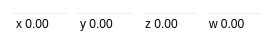
<?xml version="1.0" encoding="UTF-8"?>
<ui version="4.0">
 <class>ConstantVector</class>
 <widget class="QWidget" name="ConstantVector">
  <property name="geometry">
   <rect>
    <x>0</x>
    <y>0</y>
    <width>274</width>
    <height>52</height>
   </rect>
  </property>
  <property name="sizePolicy">
   <sizepolicy hsizetype="Fixed" vsizetype="Preferred">
    <horstretch>0</horstretch>
    <verstretch>0</verstretch>
   </sizepolicy>
  </property>
  <property name="maximumSize">
   <size>
    <width>274</width>
    <height>16777215</height>
   </size>
  </property>
  <property name="windowTitle">
   <string>Form</string>
  </property>
  <property name="styleSheet">
   <string notr="true">background-color: rgba(0,0,0,0);</string>
  </property>
  <layout class="QVBoxLayout" name="verticalLayout">
   <item>
    <layout class="QHBoxLayout" name="horizontalLayout">
     <item>
      <widget class="QDoubleSpinBox" name="spin_x">
       <property name="minimumSize">
        <size>
         <width>50</width>
         <height>26</height>
        </size>
       </property>
       <property name="maximumSize">
        <size>
         <width>60</width>
         <height>16777215</height>
        </size>
       </property>
       <property name="buttonSymbols">
        <enum>QAbstractSpinBox::NoButtons</enum>
       </property>
       <property name="prefix">
        <string>x </string>
       </property>
       <property name="minimum">
        <double>-99999.000000000000000</double>
       </property>
       <property name="maximum">
        <double>99999.000000000000000</double>
       </property>
      </widget>
     </item>
     <item>
      <widget class="QDoubleSpinBox" name="spin_y">
       <property name="minimumSize">
        <size>
         <width>50</width>
         <height>26</height>
        </size>
       </property>
       <property name="maximumSize">
        <size>
         <width>60</width>
         <height>16777215</height>
        </size>
       </property>
       <property name="buttonSymbols">
        <enum>QAbstractSpinBox::NoButtons</enum>
       </property>
       <property name="prefix">
        <string>y </string>
       </property>
       <property name="minimum">
        <double>-99999.000000000000000</double>
       </property>
       <property name="maximum">
        <double>99999.000000000000000</double>
       </property>
      </widget>
     </item>
     <item>
      <widget class="QDoubleSpinBox" name="spin_z">
       <property name="minimumSize">
        <size>
         <width>50</width>
         <height>26</height>
        </size>
       </property>
       <property name="maximumSize">
        <size>
         <width>60</width>
         <height>16777215</height>
        </size>
       </property>
       <property name="buttonSymbols">
        <enum>QAbstractSpinBox::NoButtons</enum>
       </property>
       <property name="prefix">
        <string>z </string>
       </property>
       <property name="minimum">
        <double>-99999.000000000000000</double>
       </property>
       <property name="maximum">
        <double>99999.000000000000000</double>
       </property>
      </widget>
     </item>
     <item>
      <widget class="QDoubleSpinBox" name="spin_w">
       <property name="minimumSize">
        <size>
         <width>50</width>
         <height>26</height>
        </size>
       </property>
       <property name="maximumSize">
        <size>
         <width>60</width>
         <height>16777215</height>
        </size>
       </property>
       <property name="buttonSymbols">
        <enum>QAbstractSpinBox::NoButtons</enum>
       </property>
       <property name="prefix">
        <string>w </string>
       </property>
       <property name="minimum">
        <double>-99999.000000000000000</double>
       </property>
       <property name="maximum">
        <double>99999.000000000000000</double>
       </property>
      </widget>
     </item>
    </layout>
   </item>
   <item>
    <spacer name="verticalSpacer">
     <property name="orientation">
      <enum>Qt::Vertical</enum>
     </property>
     <property name="sizeHint" stdset="0">
      <size>
       <width>20</width>
       <height>40</height>
      </size>
     </property>
    </spacer>
   </item>
  </layout>
 </widget>
 <resources/>
 <connections/>
</ui>
